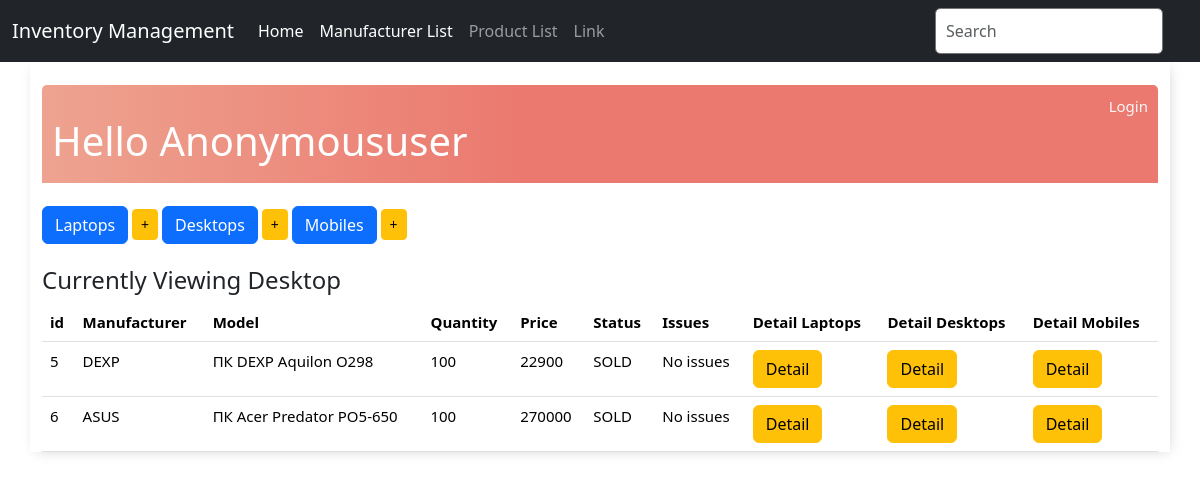
/display_desktops/, run on the app's committed database.
### base/models.py (models this page shows, shortened)
class Product(models.Model):
    manufacturer = models.ForeignKey(Manufacturer, on_delete=models.CASCADE)
    type = models.CharField(max_length=100, blank=False)
    quantity = models.IntegerField()
    price = models.IntegerField()
    STATUS_CHOICES = (
        ('AVAILABLE', 'Item ready to be purchased'),
        ('SOLD', 'Item sold'),
        ('RESTOCKING', 'Item restocking in few days'),
    )
    status = models.CharField(max_length=10, choices=STATUS_CHOICES, default='SOLD') # Available, Sold, Restocking
    issues = models.CharField(max_length=10, default="No issues")
    class Meta:
        abstract = True

class Desktop(Product):
    pass

class Manufacturer(models.Model):
    name = models.CharField(max_length=100, blank=False)
    country = models.CharField(max_length=100, blank=False)
    def __str__(self):
        return self.name

### base/views.py (the view)
# urls.py: path('display_desktops/', views.display_desktops, name='display_desktops'),
def display_desktops(request):
    items = Desktop.objects.all()
    context = {
        'items': items,
        'header': 'Desktop'
    }
    return render(request, 'product_list.html', context)

### base/templates/product_list.html (shortened to what this page needs)
{% extends 'base.html' %}
{% block content %}
<br>
<div class="header-bar">
    <div>
        <br>
        <h1>Hello {{ request.user|title }}</h1>
    </div>
    {% if request.user.is_authenticated %}
    <a href="{% url 'logout' %}">Logout</a>
    {% else %}
    <a href="{% url 'login' %}">Login</a>
    {% endif %}
</div>
<br>
<div class="button-group">
    <a href="{% url 'display_laptops' %}" class="btn btn-primary btn-end" role="button">Laptops</a>
    <a href="{% url 'add_laptop' %}" class="btn btn-warning btn-sm" role="button"> +</a>
    <a href="{% url 'display_desktops' %}" class="btn btn-primary btn-end" role="button">Desktops</a>
    <a href="{% url 'add_desktop' %}" class="btn btn-warning btn-sm" role="button"> +</a>
    <a href="{% url 'display_mobiles' %}" class="btn btn-primary btn-end" role="button">Mobiles</a>
    <a href="{% url 'add_mobile' %}" class="btn btn-warning btn-sm" role="button"> +</a>
</div>
<br>
<h4>Currently Viewing {{ header }}</h4>
<table class="table table-hover">
    <thead>
        <tr>
            <th>id</th>
            <th>Manufacturer</th>
            <th>Model</th>
            <th>Quantity</th>
            <th>Price</th>
            <th>Status</th>
            <th>Issues</th>
            <th>Detail Laptops</th>
            <th>Detail Desktops</th>
            <th>Detail Mobiles</th>
        </tr>
    </thead>
    <tbody>
        {% for item in items %}
        <tr>
            <td>{{ item.pk }}</td>
            <td>{{ item.manufacturer }}</td>
            <td>{{ item.type }}</td>
            <td>{{ item.quantity }}</td>
            <td>{{ item.price }}</td>
            <td>{{ item.status }}</td>
            <td>{{ item.issues }}</td>
            <td><a href="{% url 'laptop_detail' item.pk %}" class="btn btn-warning" role="button">Detail</a></td>
            <td><a href="{% url 'desktop_detail' item.pk %}" class="btn btn-warning" role="button">Detail</a></td>
            <td><a href="{% url 'mobile_detail' item.pk %}" class="btn btn-warning" role="button">Detail</a></td>
        </tr>
        {% endfor %}
    </tbody>
</table>
{% endblock content %}

### base/static/css/style.css (style rules this page uses)
body { background: #FAFAFA; font-family: 'Nunito Sans', sans-serif; }
.header-bar { display: flex; justify-content: space-between; color: #fff; padding: 10px; border-radius: 5px 5px 0 0; background: linear-gradient(90deg, #EEA390 0%, #EB796F 43%, #EB796F 100%); }
.header-bar a { color: rgb(247, 247, 247); text-decoration: none; }
::placeholder { font-weight: 300; opacity: 0.5; }

### data on the page
Desktop: pk "5", manufacturer "DEXP", type "ПК DEXP Aquilon O298", quantity "100", price "22900", status "SOLD", issues "No issues"
Desktop: pk "6", manufacturer "ASUS", type "ПК Acer Predator PO5-650", quantity "100", price "270000", status "SOLD", issues "No issues"

### other printed values
{{ request.user|title }} "Anonymoususer"
{{ header }} "Desktop"
